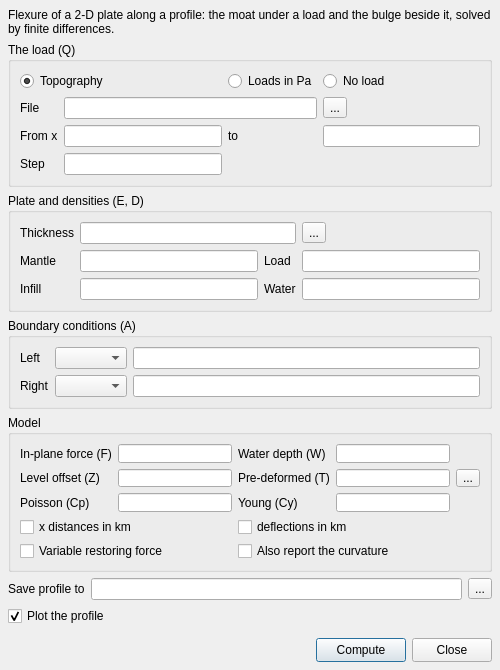
<?xml version="1.0" encoding="UTF-8"?>
<!--
  gmtflexure_dialog.ui — GMT menu > "gmtflexure": the flexure of a 2-D (profile) plate under a load,
  by finite differences. Loaded at RUNTIME by GmtFlexureDialog (deps/src/70_window.cpp) via QUiLoader.
  Option letters are in the labels: Q load, E plate, D densities, A boundaries, C constants, F force,
  L variable restoring force, M units, S curvature, T pre-existing deformation, W water, Z level.
-->
<ui version="4.0">
 <class>GmtFlexureDialog</class>
 <widget class="QDialog" name="GmtFlexureDialog">
  <property name="geometry">
   <rect>
    <x>0</x>
    <y>0</y>
    <width>500</width>
    <height>660</height>
   </rect>
  </property>
  <property name="windowTitle">
   <string>gmtflexure</string>
  </property>
  <layout class="QVBoxLayout" name="mainVerticalLayout">
   <property name="spacing"><number>6</number></property>
   <property name="margin" stdset="0"><number>8</number></property>
   <item>
    <widget class="QLabel" name="lb_hint">
     <property name="text"><string>Flexure of a 2-D plate along a profile: the moat under a load and the bulge beside it, solved by finite differences.</string></property>
     <property name="wordWrap"><bool>true</bool></property>
    </widget>
   </item>
   <item>
    <widget class="QGroupBox" name="gb_load">
     <property name="title"><string>The load (Q)</string></property>
     <layout class="QGridLayout" name="gridLayout_load">
      <item row="0" column="0" colspan="2">
       <widget class="QRadioButton" name="rb_qt">
        <property name="toolTip"><string>A file of x and topography (Qt) — heights, positive up</string></property>
        <property name="text"><string>Topography</string></property>
        <property name="checked"><bool>true</bool></property>
       </widget>
      </item>
      <item row="0" column="2">
       <widget class="QRadioButton" name="rb_qq">
        <property name="toolTip"><string>A file of x and load in Pa (Qq)</string></property>
        <property name="text"><string>Loads in Pa</string></property>
       </widget>
      </item>
      <item row="0" column="3">
       <widget class="QRadioButton" name="rb_qn">
        <property name="toolTip"><string>No load at all (Qn): the deformation comes from the boundary conditions alone</string></property>
        <property name="text"><string>No load</string></property>
       </widget>
      </item>
      <item row="1" column="0">
       <widget class="QLabel" name="lb_loadfile"><property name="text"><string>File</string></property></widget>
      </item>
      <item row="1" column="1" colspan="2">
       <widget class="QLineEdit" name="edit_loadfile">
        <property name="toolTip"><string>The load or topography profile, one x per record. Double-click to browse.</string></property>
       </widget>
      </item>
      <item row="1" column="3">
       <widget class="QToolButton" name="btn_loadfile"><property name="text"><string>...</string></property></widget>
      </item>
      <item row="2" column="0">
       <widget class="QLabel" name="lb_qmin"><property name="text"><string>From x</string></property></widget>
      </item>
      <item row="2" column="1">
       <widget class="QLineEdit" name="edit_qmin">
        <property name="toolTip"><string>With no load, the profile to compute on: first x</string></property>
       </widget>
      </item>
      <item row="2" column="2">
       <widget class="QLabel" name="lb_qmax"><property name="text"><string>to</string></property></widget>
      </item>
      <item row="2" column="3">
       <widget class="QLineEdit" name="edit_qmax"/>
      </item>
      <item row="3" column="0">
       <widget class="QLabel" name="lb_qinc"><property name="text"><string>Step</string></property></widget>
      </item>
      <item row="3" column="1">
       <widget class="QLineEdit" name="edit_qinc">
        <property name="toolTip"><string>Not needed when the plate thickness comes from a file — that file already says where the nodes are.</string></property>
       </widget>
      </item>
     </layout>
    </widget>
   </item>
   <item>
    <widget class="QGroupBox" name="gb_plate">
     <property name="title"><string>Plate and densities (E, D)</string></property>
     <layout class="QGridLayout" name="gridLayout_plate">
      <item row="0" column="0">
       <widget class="QLabel" name="lb_te"><property name="text"><string>Thickness</string></property></widget>
      </item>
      <item row="0" column="1" colspan="2">
       <widget class="QLineEdit" name="edit_te">
        <property name="toolTip"><string>Elastic thickness in metres, or with k for km (e.g. 10k). Above 1e10 it is read as a flexural rigidity instead. Or the name of a file of variable thickness — double-click to browse.</string></property>
       </widget>
      </item>
      <item row="0" column="3">
       <widget class="QToolButton" name="btn_te"><property name="text"><string>...</string></property></widget>
      </item>
      <item row="1" column="0">
       <widget class="QLabel" name="lb_rhom"><property name="text"><string>Mantle</string></property></widget>
      </item>
      <item row="1" column="1">
       <widget class="QLineEdit" name="edit_rhom"/>
      </item>
      <item row="1" column="2">
       <widget class="QLabel" name="lb_rhol"><property name="text"><string>Load</string></property></widget>
      </item>
      <item row="1" column="3">
       <widget class="QLineEdit" name="edit_rhol"/>
      </item>
      <item row="2" column="0">
       <widget class="QLabel" name="lb_rhoi"><property name="text"><string>Infill</string></property></widget>
      </item>
      <item row="2" column="1">
       <widget class="QLineEdit" name="edit_rhoi">
        <property name="toolTip"><string>Empty = the same as the load density</string></property>
       </widget>
      </item>
      <item row="2" column="2">
       <widget class="QLabel" name="lb_rhow"><property name="text"><string>Water</string></property></widget>
      </item>
      <item row="2" column="3">
       <widget class="QLineEdit" name="edit_rhow"/>
      </item>
     </layout>
    </widget>
   </item>
   <item>
    <widget class="QGroupBox" name="gb_bc">
     <property name="title"><string>Boundary conditions (A)</string></property>
     <layout class="QGridLayout" name="gridLayout_bc">
      <item row="0" column="0">
       <widget class="QLabel" name="lb_lbc"><property name="text"><string>Left</string></property></widget>
      </item>
      <item row="0" column="1">
       <widget class="QComboBox" name="cb_lbc">
        <property name="toolTip"><string>Condition at the left end of the profile</string></property>
       </widget>
      </item>
      <item row="0" column="2">
       <widget class="QLineEdit" name="edit_largs">
        <property name="toolTip"><string>Clamped: the deflection. Free: moment/force. The other two take nothing.</string></property>
       </widget>
      </item>
      <item row="1" column="0">
       <widget class="QLabel" name="lb_rbc"><property name="text"><string>Right</string></property></widget>
      </item>
      <item row="1" column="1">
       <widget class="QComboBox" name="cb_rbc">
        <property name="toolTip"><string>Condition at the right end of the profile</string></property>
       </widget>
      </item>
      <item row="1" column="2">
       <widget class="QLineEdit" name="edit_rargs">
        <property name="toolTip"><string>Clamped: the deflection. Free: moment/force. The other two take nothing.</string></property>
       </widget>
      </item>
     </layout>
    </widget>
   </item>
   <item>
    <widget class="QGroupBox" name="gb_extra">
     <property name="title"><string>Model</string></property>
     <layout class="QGridLayout" name="gridLayout_extra">
      <item row="0" column="0">
       <widget class="QLabel" name="lb_force"><property name="text"><string>In-plane force (F)</string></property></widget>
      </item>
      <item row="0" column="1">
       <widget class="QLineEdit" name="edit_force">
        <property name="toolTip"><string>Constant horizontal in-plane force in Pa m [0]</string></property>
       </widget>
      </item>
      <item row="0" column="2">
       <widget class="QLabel" name="lb_water"><property name="text"><string>Water depth (W)</string></property></widget>
      </item>
      <item row="0" column="3">
       <widget class="QLineEdit" name="edit_water">
        <property name="toolTip"><string>In metres, or with k for km. Topography above it is rescaled for the air contrast.</string></property>
       </widget>
      </item>
      <item row="1" column="0">
       <widget class="QLabel" name="lb_zobs"><property name="text"><string>Level offset (Z)</string></property></widget>
      </item>
      <item row="1" column="1">
       <widget class="QLineEdit" name="edit_zobs">
        <property name="toolTip"><string>Distance from the observation level down to the undeformed surface, in metres or with k for km. Subtracted before output.</string></property>
       </widget>
      </item>
      <item row="1" column="2">
       <widget class="QLabel" name="lb_wfile"><property name="text"><string>Pre-deformed (T)</string></property></widget>
      </item>
      <item row="1" column="3">
       <widget class="QLineEdit" name="edit_wfile">
        <property name="toolTip"><string>A file of pre-existing deformation. Double-click to browse.</string></property>
       </widget>
      </item>
      <item row="1" column="4">
       <widget class="QToolButton" name="btn_wfile"><property name="text"><string>...</string></property></widget>
      </item>
      <item row="2" column="0">
       <widget class="QLabel" name="lb_poisson"><property name="text"><string>Poisson (Cp)</string></property></widget>
      </item>
      <item row="2" column="1">
       <widget class="QLineEdit" name="edit_poisson">
        <property name="toolTip"><string>Poisson's ratio [0.25]</string></property>
       </widget>
      </item>
      <item row="2" column="2">
       <widget class="QLabel" name="lb_young"><property name="text"><string>Young (Cy)</string></property></widget>
      </item>
      <item row="2" column="3">
       <widget class="QLineEdit" name="edit_young">
        <property name="toolTip"><string>Young's modulus in N/m2 [7.0e10]</string></property>
       </widget>
      </item>
      <item row="3" column="0" colspan="2">
       <widget class="QCheckBox" name="chk_hkm">
        <property name="toolTip"><string>Horizontal distances in the files are in km (Mh) [metres]</string></property>
        <property name="text"><string>x distances in km</string></property>
       </widget>
      </item>
      <item row="3" column="2" colspan="3">
       <widget class="QCheckBox" name="chk_vkm">
        <property name="toolTip"><string>Vertical deflections are in km (Mv) [metres]</string></property>
        <property name="text"><string>deflections in km</string></property>
       </widget>
      </item>
      <item row="4" column="0" colspan="2">
       <widget class="QCheckBox" name="chk_varrestore">
        <property name="toolTip"><string>Restoring force follows the sign of the flexure (L) [constant]</string></property>
        <property name="text"><string>Variable restoring force</string></property>
       </widget>
      </item>
      <item row="4" column="2" colspan="3">
       <widget class="QCheckBox" name="chk_curvature">
        <property name="toolTip"><string>Report the curvature alongside the deflection (S)</string></property>
        <property name="text"><string>Also report the curvature</string></property>
       </widget>
      </item>
     </layout>
    </widget>
   </item>
   <item>
    <layout class="QGridLayout" name="gridLayout_out">
     <item row="0" column="0">
      <widget class="QLabel" name="lb_out"><property name="text"><string>Save profile to</string></property></widget>
     </item>
     <item row="0" column="1">
      <widget class="QLineEdit" name="edit_outfile">
       <property name="toolTip"><string>Optional output table. The profile always goes to the Data Viewer.</string></property>
      </widget>
     </item>
     <item row="0" column="2">
      <widget class="QToolButton" name="btn_outfile"><property name="text"><string>...</string></property></widget>
     </item>
     <item row="1" column="0" colspan="3">
      <widget class="QCheckBox" name="chk_plot">
       <property name="toolTip"><string>Also draw the deflection (and the curvature) in the X,Y plot tool</string></property>
       <property name="text"><string>Plot the profile</string></property>
       <property name="checked"><bool>true</bool></property>
      </widget>
     </item>
    </layout>
   </item>
   <item>
    <spacer name="verticalSpacer_bottom">
     <property name="orientation"><enum>Qt::Orientation::Vertical</enum></property>
     <property name="sizeType"><enum>QSizePolicy::Policy::Fixed</enum></property>
     <property name="sizeHint" stdset="0"><size><width>20</width><height>6</height></size></property>
    </spacer>
   </item>
   <item>
    <layout class="QHBoxLayout" name="horizontalLayout_buttons">
     <item>
      <spacer name="buttonsSpacer">
       <property name="orientation"><enum>Qt::Orientation::Horizontal</enum></property>
       <property name="sizeHint" stdset="0"><size><width>40</width><height>20</height></size></property>
      </spacer>
     </item>
     <item>
      <widget class="QPushButton" name="push_compute">
       <property name="minimumSize"><size><width>90</width><height>24</height></size></property>
       <property name="text"><string>Compute</string></property>
      </widget>
     </item>
     <item>
      <widget class="QPushButton" name="push_close">
       <property name="minimumSize"><size><width>70</width><height>24</height></size></property>
       <property name="text"><string>Close</string></property>
      </widget>
     </item>
    </layout>
   </item>
  </layout>
 </widget>
 <resources/>
 <connections/>
</ui>
